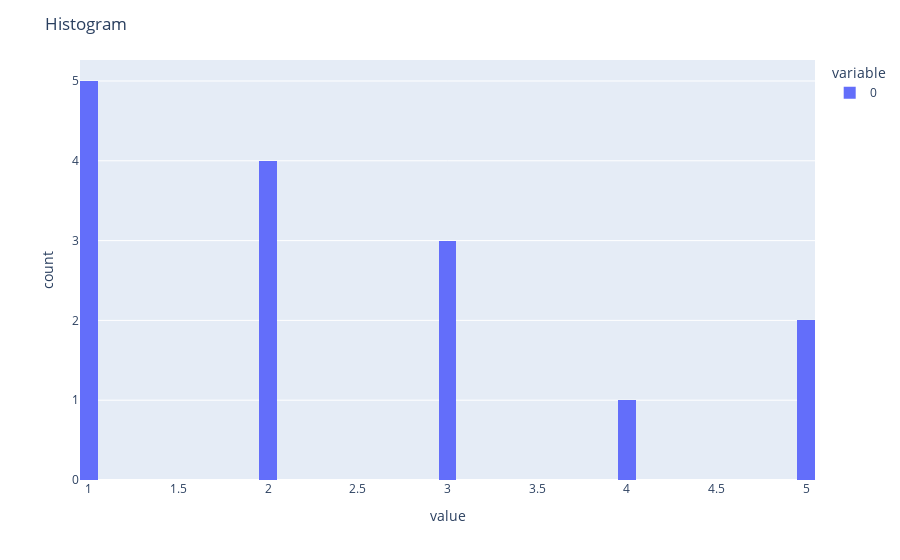

Here is the notebook cell this chart was saved with:
### Code cell
# Histogram
data = [1, 1,1,2,4,1,5,3,2,3,1,5,2,3,2]
fig = px.histogram(data, nbins=50)
fig.update_layout(title='Histogram')
fig.show()

### Figure 1 — Plotly figure (JSON) as saved in the notebook; plotly's stock layout.template omitted (floating-point values rounded to 4 significant figures)
{"data": [{"alignmentgroup": "True", "bingroup": "x", "hovertemplate": "variable=0<br>value=%{x}<br>count=%{y}<extra></extra>", "legendgroup": "0", "marker": {"color": "#636efa", "pattern": {"shape": ""}}, "name": "0", "nbinsx": 50, "offsetgroup": "0", "orientation": "v", "showlegend": true, "x": [1, 1, 1, 2, 4, 1, 5, 3, 2, 3, 1, 5, 2, 3, 2], "xaxis": "x", "yaxis": "y", "type": "histogram"}], "layout": {"xaxis": {"anchor": "y", "domain": [0.0, 1.0], "title": {"text": "value"}}, "yaxis": {"anchor": "x", "domain": [0.0, 1.0], "title": {"text": "count"}}, "legend": {"title": {"text": "variable"}, "tracegroupgap": 0}, "margin": {"t": 60}, "barmode": "relative", "title": {"text": "Histogram"}}}
